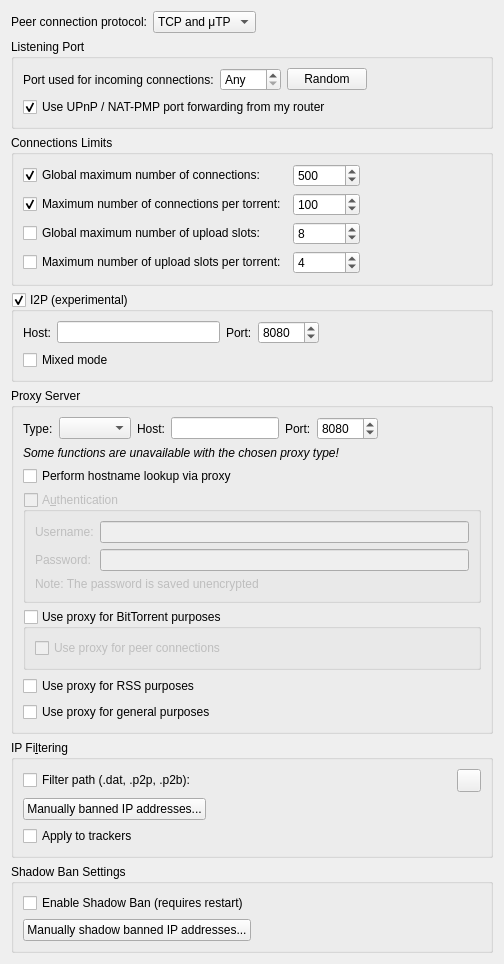
          <widget class="QWidget" name="scrollAreaWidgetContents_3">
           <property name="geometry">
            <rect>
             <x>0</x>
             <y>0</y>
             <width>504</width>
             <height>848</height>
            </rect>
           </property>
           <layout class="QVBoxLayout" name="verticalLayout_20">
            <item>
             <layout class="QHBoxLayout" name="horizontalLayout_12">
              <item>
               <widget class="QLabel" name="label_24">
                <property name="text">
                 <string>Peer connection protocol:</string>
                </property>
               </widget>
              </item>
              <item>
               <widget class="QComboBox" name="comboProtocol">
                <item>
                 <property name="text">
                  <string>TCP and μTP</string>
                 </property>
                </item>
                <item>
                 <property name="text">
                  <string notr="true">TCP</string>
                 </property>
                </item>
                <item>
                 <property name="text">
                  <string notr="true">μTP</string>
                 </property>
                </item>
               </widget>
              </item>
              <item>
               <spacer name="horizontalSpacer_23">
                <property name="orientation">
                 <enum>Qt::Orientation::Horizontal</enum>
                </property>
                <property name="sizeHint" stdset="0">
                 <size>
                  <width>40</width>
                  <height>20</height>
                 </size>
                </property>
               </spacer>
              </item>
             </layout>
            </item>
            <item>
             <widget class="QGroupBox" name="ListeningPortBox">
              <property name="title">
               <string>Listening Port</string>
              </property>
              <layout class="QVBoxLayout" name="listeningPortLayout">
               <item>
                <layout class="QHBoxLayout" name="listeningPortLayout2">
                 <item>
                  <widget class="QLabel" name="lbl_ports">
                   <property name="text">
                    <string>Port used for incoming connections:</string>
                   </property>
                  </widget>
                 </item>
                 <item>
                  <widget class="QSpinBox" name="spinPort">
                   <property name="toolTip">
                    <string>Set to 0 to let your system pick an unused port</string>
                   </property>
                   <property name="specialValueText">
                    <string>Any</string>
                   </property>
                   <property name="maximum">
                    <number>65535</number>
                   </property>
                  </widget>
                 </item>
                 <item>
                  <widget class="QPushButton" name="randomButton">
                   <property name="text">
                    <string>Random</string>
                   </property>
                  </widget>
                 </item>
                 <item>
                  <spacer name="horizontalSpacer_4">
                   <property name="orientation">
                    <enum>Qt::Orientation::Horizontal</enum>
                   </property>
                   <property name="sizeHint" stdset="0">
                    <size>
                     <width>40</width>
                     <height>20</height>
                    </size>
                   </property>
                  </spacer>
                 </item>
                </layout>
               </item>
               <item>
                <widget class="QCheckBox" name="checkUPnP">
                 <property name="text">
                  <string>Use UPnP / NAT-PMP port forwarding from my router</string>
                 </property>
                 <property name="checked">
                  <bool>true</bool>
                 </property>
                </widget>
               </item>
              </layout>
             </widget>
            </item>
            <item>
             <widget class="QGroupBox" name="nbConnecBox">
              <property name="title">
               <string>Connections Limits</string>
              </property>
              <layout class="QGridLayout" name="gridLayout">
               <item row="0" column="0">
                <widget class="QCheckBox" name="checkMaxConnections">
                 <property name="text">
                  <string>Global maximum number of connections:</string>
                 </property>
                 <property name="checked">
                  <bool>true</bool>
                 </property>
                </widget>
               </item>
               <item row="0" column="1">
                <widget class="QSpinBox" name="spinMaxConnec">
                 <property name="enabled">
                  <bool>true</bool>
                 </property>
                 <property name="minimum">
                  <number>2</number>
                 </property>
                 <property name="maximum">
                  <number>2147483647</number>
                 </property>
                 <property name="value">
                  <number>500</number>
                 </property>
                </widget>
               </item>
               <item row="0" column="2">
                <spacer name="horizontalSpacer_3">
                 <property name="orientation">
                  <enum>Qt::Orientation::Horizontal</enum>
                 </property>
                 <property name="sizeHint" stdset="0">
                  <size>
                   <width>40</width>
                   <height>20</height>
                  </size>
                 </property>
                </spacer>
               </item>
               <item row="1" column="0">
                <widget class="QCheckBox" name="checkMaxConnectionsPerTorrent">
                 <property name="text">
                  <string>Maximum number of connections per torrent:</string>
                 </property>
                 <property name="checked">
                  <bool>true</bool>
                 </property>
                </widget>
               </item>
               <item row="1" column="1">
                <widget class="QSpinBox" name="spinMaxConnecPerTorrent">
                 <property name="minimum">
                  <number>2</number>
                 </property>
                 <property name="maximum">
                  <number>2147483647</number>
                 </property>
                 <property name="value">
                  <number>100</number>
                 </property>
                </widget>
               </item>
               <item row="2" column="0">
                <widget class="QCheckBox" name="checkMaxUploads">
                 <property name="text">
                  <string>Global maximum number of upload slots:</string>
                 </property>
                </widget>
               </item>
               <item row="2" column="1">
                <widget class="QSpinBox" name="spinMaxUploads">
                 <property name="maximum">
                  <number>2147483647</number>
                 </property>
                 <property name="value">
                  <number>8</number>
                 </property>
                </widget>
               </item>
               <item row="3" column="0">
                <widget class="QCheckBox" name="checkMaxUploadsPerTorrent">
                 <property name="text">
                  <string>Maximum number of upload slots per torrent:</string>
                 </property>
                </widget>
               </item>
               <item row="3" column="1">
                <widget class="QSpinBox" name="spinMaxUploadsPerTorrent">
                 <property name="maximum">
                  <number>2147483647</number>
                 </property>
                 <property name="value">
                  <number>4</number>
                 </property>
                </widget>
               </item>
              </layout>
             </widget>
            </item>
            <item>
             <widget class="QGroupBox" name="groupI2P">
              <property name="title">
               <string>I2P (experimental)</string>
              </property>
              <property name="checkable">
               <bool>true</bool>
              </property>
              <property name="checked">
               <bool>true</bool>
              </property>
              <layout class="QVBoxLayout" name="verticalLayout_40">
               <item>
                <layout class="QHBoxLayout" name="i2pLayout">
                 <item>
                  <widget class="QLabel" name="labelI2PHost">
                   <property name="text">
                    <string>Host:</string>
                   </property>
                  </widget>
                 </item>
                 <item>
                  <widget class="QLineEdit" name="textI2PHost"/>
                 </item>
                 <item>
                  <widget class="QLabel" name="labelI2PPort">
                   <property name="text">
                    <string>Port:</string>
                   </property>
                  </widget>
                 </item>
                 <item>
                  <widget class="QSpinBox" name="spinI2PPort">
                   <property name="minimum">
                    <number>1</number>
                   </property>
                   <property name="maximum">
                    <number>65535</number>
                   </property>
                   <property name="value">
                    <number>8080</number>
                   </property>
                  </widget>
                 </item>
                 <item>
                  <spacer name="horizontalSpacer_22">
                   <property name="orientation">
                    <enum>Qt::Orientation::Horizontal</enum>
                   </property>
                   <property name="sizeHint" stdset="0">
                    <size>
                     <width>40</width>
                     <height>20</height>
                    </size>
                   </property>
                  </spacer>
                 </item>
                </layout>
               </item>
               <item>
                <widget class="QCheckBox" name="checkI2PMixed">
                 <property name="toolTip">
                  <string>&lt;html&gt;&lt;head/&gt;&lt;body&gt;&lt;p&gt;If &quot;mixed mode&quot; is enabled I2P torrents are allowed to also get peers from other sources than the tracker, and connect to regular IPs, not providing any anonymization. This may be useful if the user is not interested in the anonymization of I2P, but still wants to be able to connect to I2P peers.&lt;/p&gt;&lt;/body&gt;&lt;/html&gt;</string>
                 </property>
                 <property name="text">
                  <string>Mixed mode</string>
                 </property>
                </widget>
               </item>
              </layout>
             </widget>
            </item>
            <item>
             <widget class="QGroupBox" name="groupProxy">
              <property name="enabled">
               <bool>true</bool>
              </property>
              <property name="title">
               <string>Proxy Server</string>
              </property>
              <layout class="QVBoxLayout" name="verticalLayout_29">
               <item>
                <layout class="QHBoxLayout" name="proxyTypeLayout">
                 <item>
                  <widget class="QLabel" name="ProxyType_lbl">
                   <property name="text">
                    <string>Type:</string>
                   </property>
                  </widget>
                 </item>
                 <item>
                  <widget class="QComboBox" name="comboProxyType"/>
                 </item>
                 <item>
                  <widget class="QLabel" name="lblProxyIP">
                   <property name="text">
                    <string>Host:</string>
                   </property>
                  </widget>
                 </item>
                 <item>
                  <widget class="QLineEdit" name="textProxyIP"/>
                 </item>
                 <item>
                  <widget class="QLabel" name="lblProxyPort">
                   <property name="text">
                    <string>Port:</string>
                   </property>
                  </widget>
                 </item>
                 <item>
                  <widget class="QSpinBox" name="spinProxyPort">
                   <property name="minimum">
                    <number>1</number>
                   </property>
                   <property name="maximum">
                    <number>65535</number>
                   </property>
                   <property name="value">
                    <number>8080</number>
                   </property>
                  </widget>
                 </item>
                 <item>
                  <spacer name="horizontalSpacer_24">
                   <property name="orientation">
                    <enum>Qt::Orientation::Horizontal</enum>
                   </property>
                   <property name="sizeHint" stdset="0">
                    <size>
                     <width>20</width>
                     <height>20</height>
                    </size>
                   </property>
                  </spacer>
                 </item>
                </layout>
               </item>
               <item>
                <widget class="QLabel" name="labelProxyTypeUnavailable">
                 <property name="font">
                  <font>
                   <italic>true</italic>
                  </font>
                 </property>
                 <property name="text">
                  <string>Some functions are unavailable with the chosen proxy type!</string>
                 </property>
                </widget>
               </item>
               <item>
                <widget class="QCheckBox" name="checkProxyHostnameLookup">
                 <property name="toolTip">
                  <string>If checked, hostname lookups are done via the proxy</string>
                 </property>
                 <property name="text">
                  <string>Perform hostname lookup via proxy</string>
                 </property>
                </widget>
               </item>
               <item>
                <widget class="QGroupBox" name="checkProxyAuth">
                 <property name="enabled">
                  <bool>false</bool>
                 </property>
                 <property name="title">
                  <string>A&amp;uthentication</string>
                 </property>
                 <property name="checkable">
                  <bool>true</bool>
                 </property>
                 <property name="checked">
                  <bool>false</bool>
                 </property>
                 <layout class="QVBoxLayout" name="verticalLayout_24">
                  <item>
                   <layout class="QGridLayout" name="gridLayout_12">
                    <item row="0" column="0">
                     <widget class="QLabel" name="lblProxyUsername">
                      <property name="text">
                       <string>Username:</string>
                      </property>
                     </widget>
                    </item>
                    <item row="0" column="1">
                     <widget class="QLineEdit" name="textProxyUsername"/>
                    </item>
                    <item row="1" column="0">
                     <widget class="QLabel" name="lblProxyPassword">
                      <property name="text">
                       <string>Password:</string>
                      </property>
                     </widget>
                    </item>
                    <item row="1" column="1">
                     <widget class="QLineEdit" name="textProxyPassword">
                      <property name="echoMode">
                       <enum>QLineEdit::EchoMode::Password</enum>
                      </property>
                     </widget>
                    </item>
                   </layout>
                  </item>
                  <item>
                   <widget class="QLabel" name="label_23">
                    <property name="text">
                     <string>Note: The password is saved unencrypted</string>
                    </property>
                   </widget>
                  </item>
                 </layout>
                </widget>
               </item>
               <item>
                <widget class="QGroupBox" name="checkProxyBitTorrent">
                 <property name="title">
                  <string>Use proxy for BitTorrent purposes</string>
                 </property>
                 <property name="checkable">
                  <bool>true</bool>
                 </property>
                 <property name="checked">
                  <bool>false</bool>
                 </property>
                 <layout class="QVBoxLayout" name="verticalLayoutProxyBitTorrent">
                  <item>
                   <widget class="QCheckBox" name="checkProxyPeerConnections">
                    <property name="toolTip">
                     <string>Otherwise, the proxy server is only used for tracker connections</string>
                    </property>
                    <property name="text">
                     <string>Use proxy for peer connections</string>
                    </property>
                   </widget>
                  </item>
                 </layout>
                </widget>
               </item>
               <item>
                <widget class="QCheckBox" name="checkProxyRSS">
                 <property name="toolTip">
                  <string>RSS feeds will use proxy</string>
                 </property>
                 <property name="text">
                  <string>Use proxy for RSS purposes</string>
                 </property>
                 <property name="checked">
                  <bool>false</bool>
                 </property>
                </widget>
               </item>
               <item>
                <widget class="QCheckBox" name="checkProxyMisc">
                 <property name="toolTip">
                  <string>Search engine, software updates or anything else will use proxy</string>
                 </property>
                 <property name="text">
                  <string>Use proxy for general purposes</string>
                 </property>
                 <property name="checked">
                  <bool>false</bool>
                 </property>
                </widget>
               </item>
              </layout>
             </widget>
            </item>
            <item>
             <widget class="QGroupBox" name="groupIPFilter">
              <property name="title">
               <string>IP Fi&amp;ltering</string>
              </property>
              <layout class="QVBoxLayout" name="verticalLayout_17">
               <item>
                <layout class="QHBoxLayout" name="horizontalLayout_11">
                 <item>
                  <widget class="QCheckBox" name="checkIPFilter">
                   <property name="text">
                    <string>Filter path (.dat, .p2p, .p2b):</string>
                   </property>
                  </widget>
                 </item>
                 <item>
                  <widget class="FileSystemPathLineEdit" name="textFilterPath" native="true"/>
                 </item>
                 <item>
                  <widget class="QToolButton" name="IpFilterRefreshBtn">
                   <property name="toolTip">
                    <string>Reload the filter</string>
                   </property>
                  </widget>
                 </item>
                </layout>
               </item>
               <item>
                <widget class="QPushButton" name="banListButton">
                 <property name="sizePolicy">
                  <sizepolicy hsizetype="Fixed" vsizetype="Fixed">
                   <horstretch>0</horstretch>
                   <verstretch>0</verstretch>
                  </sizepolicy>
                 </property>
                 <property name="text">
                  <string>Manually banned IP addresses...</string>
                 </property>
                </widget>
               </item>
               <item>
                <widget class="QCheckBox" name="checkIpFilterTrackers">
                 <property name="text">
                  <string>Apply to trackers</string>
                 </property>
                </widget>
               </item>
              </layout>
             </widget>
            </item>
            <item>
             <widget class="QGroupBox" name="groupShadowBan">
              <property name="title">
               <string>Shadow Ban Settings</string>
              </property>
              <layout class="QVBoxLayout" name="verticalLayout_172">
               <item>
                <layout class="QHBoxLayout" name="horizontalLayout_111">
                 <item>
                  <widget class="QCheckBox" name="shadowBanEnabled">
                   <property name="text">
                    <string>Enable Shadow Ban (requires restart)</string>
                   </property>
                  </widget>
                 </item>
                </layout>
               </item>
               <item>
                <widget class="QPushButton" name="shadowBanListButton">
                 <property name="sizePolicy">
                  <sizepolicy hsizetype="Fixed" vsizetype="Fixed">
                   <horstretch>0</horstretch>
                   <verstretch>0</verstretch>
                  </sizepolicy>
                 </property>
                 <property name="text">
                  <string>Manually shadow banned IP addresses...</string>
                 </property>
                </widget>
               </item>
              </layout>
             </widget>
            </item>
            <item>
             <spacer name="verticalSpacer_3">
              <property name="orientation">
               <enum>Qt::Orientation::Vertical</enum>
              </property>
              <property name="sizeHint" stdset="0">
               <size>
                <width>20</width>
                <height>40</height>
               </size>
              </property>
             </spacer>
            </item>
           </layout>
          </widget>
